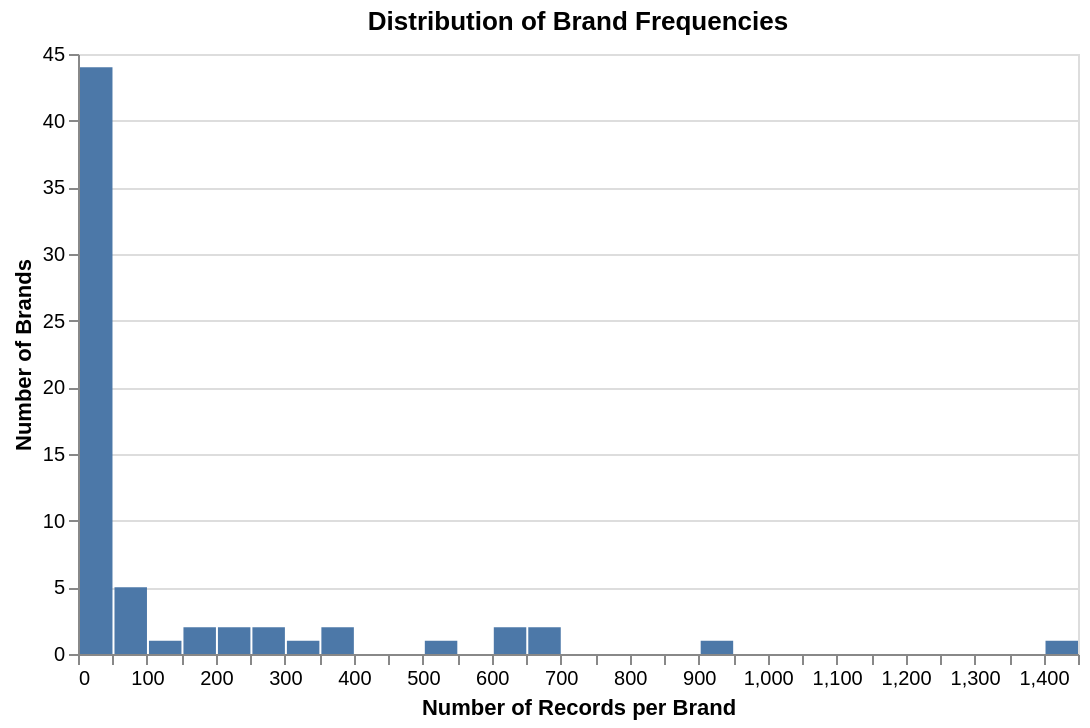

Source (notebook cell):
### Code cell
# clubbing brands based on the records
brand_counts_train = training_df["vehicle_brand"].value_counts()
print("0-50 records:", (brand_counts_train <= 50).sum(), "brands")
print("51-100 records:", ((brand_counts_train > 50) & (brand_counts_train <= 100)).sum(), "brands")
print("101-200 records:", ((brand_counts_train > 100) & (brand_counts_train <= 200)).sum(), "brands")
print("200+ records:", (brand_counts_train > 200).sum(), "brands")
print()

alt.Chart(pd.DataFrame({"count": brand_counts_train.values})).mark_bar().encode(
    alt.X("count:Q", bin=alt.Bin(maxbins=50), title="Number of Records per Brand"),
    alt.Y("count()", title="Number of Brands"),
    tooltip=["count()"]
).properties(
    title="Distribution of Brand Frequencies",
    width=500,
    height=300
)

### Figure 1 — Vega specification as saved in the notebook (floating-point values rounded to 4 significant figures)
{"$schema": "https://vega.github.io/schema/vega/v5.json", "data": [{"name": "source_0", "values": [{"__count": 1, "bin_maxbins_50_count": 1400.0, "bin_maxbins_50_count_end": 1450.0}, {"__count": 1, "bin_maxbins_50_count": 900.0, "bin_maxbins_50_count_end": 950.0}, {"__count": 2, "bin_maxbins_50_count": 650.0, "bin_maxbins_50_count_end": 700.0}, {"__count": 2, "bin_maxbins_50_count": 600.0, "bin_maxbins_50_count_end": 650.0}, {"__count": 1, "bin_maxbins_50_count": 500.0, "bin_maxbins_50_count_end": 550.0}, {"__count": 2, "bin_maxbins_50_count": 350.0, "bin_maxbins_50_count_end": 400.0}, {"__count": 1, "bin_maxbins_50_count": 300.0, "bin_maxbins_50_count_end": 350.0}, {"__count": 2, "bin_maxbins_50_count": 250.0, "bin_maxbins_50_count_end": 300.0}, {"__count": 2, "bin_maxbins_50_count": 200.0, "bin_maxbins_50_count_end": 250.0}, {"__count": 2, "bin_maxbins_50_count": 150.0, "bin_maxbins_50_count_end": 200.0}, {"__count": 1, "bin_maxbins_50_count": 100.0, "bin_maxbins_50_count_end": 150.0}, {"__count": 5, "bin_maxbins_50_count": 50.0, "bin_maxbins_50_count_end": 100.0}, {"__count": 44, "bin_maxbins_50_count": 0.0, "bin_maxbins_50_count_end": 50.0}]}, {"name": "source_0_y_domain___count", "values": [{"min": 1, "max": 44}]}], "signals": [{"name": "bin_maxbins_50_count_bins", "value": {"fields": ["count"], "fname": "bin_count", "start": 0.0, "step": 50.0, "stop": 1450.0}}], "marks": [{"type": "rect", "name": "marks", "from": {"data": "source_0"}, "encode": {"update": {"fill": {"value": "#4c78a8"}, "y2": {"value": 0, "scale": "y"}, "x2": {"field": "bin_maxbins_50_count", "scale": "x", "offset": {"signal": "0.5 + (abs(scale(\"x\", datum[\"bin_maxbins_50_count_end\"]) - scale(\"x\", datum[\"bin_maxbins_50_count\"])) < 0.25 ? -0.5 * (0.25 - (abs(scale(\"x\", datum[\"bin_maxbins_50_count_end\"]) - scale(\"x\", datum[\"bin_maxbins_50_count\"])))) : 0.5)"}}, "y": {"field": "__count", "scale": "y"}, "x": {"field": "bin_maxbins_50_count_end", "scale": "x", "offset": {"signal": "0.5 + (abs(scale(\"x\", datum[\"bin_maxbins_50_count_end\"]) - scale(\"x\", datum[\"bin_maxbins_50_count\"])) < 0.25 ? 0.5 * (0.25 - (abs(scale(\"x\", datum[\"bin_maxbins_50_count_end\"]) - scale(\"x\", datum[\"bin_maxbins_50_count\"])))) : -0.5)"}}, "tooltip": {"signal": "{\"Count of Records\": format(datum[\"__count\"], \"\")}"}}}, "style": ["bar"]}], "scales": [{"name": "x", "type": "linear", "domain": {"signal": "[bin_maxbins_50_count_bins.start, bin_maxbins_50_count_bins.stop]"}, "range": [0, {"signal": "width"}], "bins": {"signal": "bin_maxbins_50_count_bins"}, "zero": false}, {"name": "y", "type": "linear", "domain": [{"signal": "(data(\"source_0_y_domain___count\")[0] || {}).min"}, {"signal": "(data(\"source_0_y_domain___count\")[0] || {}).max"}], "range": [{"signal": "height"}, 0], "nice": true, "zero": true}], "axes": [{"scale": "y", "zindex": 0, "labels": false, "tickCount": {"signal": "ceil(height/40)"}, "gridScale": "x", "aria": false, "maxExtent": 0, "minExtent": 0, "ticks": false, "grid": true, "orient": "left", "domain": false}, {"scale": "x", "orient": "bottom", "zindex": 0, "labelOverlap": true, "labelFlush": true, "grid": false, "tickCount": {"signal": "ceil(width/10)"}, "title": "Number of Records per Brand"}, {"scale": "y", "labelOverlap": true, "zindex": 0, "grid": false, "orient": "left", "title": "Number of Brands", "tickCount": {"signal": "ceil(height/40)"}}], "title": {"text": "Distribution of Brand Frequencies", "frame": "group"}, "padding": 5, "width": 500, "style": "cell", "background": "white", "height": 300}
